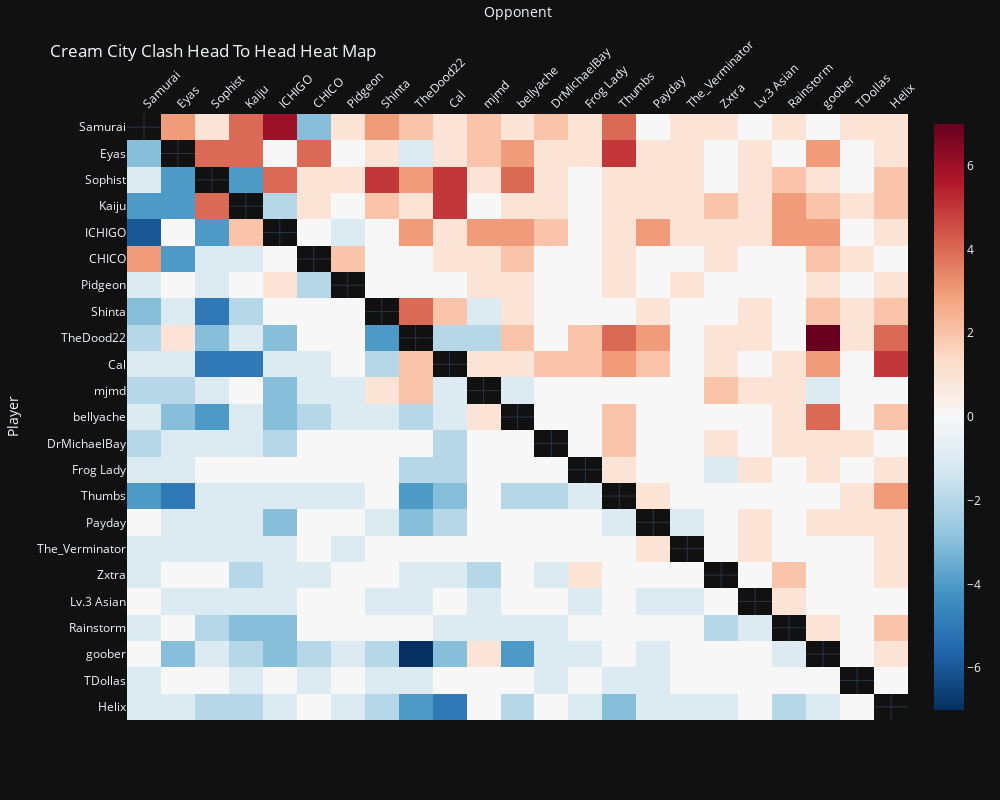

The cell this chart's notebook holds for it:
### Code cell
import plotly.express as px
import pandas as pd
import numpy as np 

# Read data from the main CSV file (Heatmap Data)
wl_file_path = "C:\\Users\\eyas1\\OneDrive\\Desktop\\UWM fall 2023 Smash Data\\REAL Cream City Clash Fall 2023 H2H Data.csv"
wl_df = pd.read_csv(wl_file_path, index_col=0)  # Assuming the first column is the index


# Transpose the DataFrame to switch rows and columns
wl_df_transposed = wl_df.T

# Create a heatmap using Plotly Express
fig = px.imshow(wl_df, color_continuous_scale='RdBu_r', aspect='auto')

# Get the list of player names in the order you want them to appear
players = wl_df_transposed.index.tolist()

# Customize the layout and display the plot
fig.update_layout(
    title='Cream City Clash Head To Head Heat Map',
    xaxis_title='Opponent',
    yaxis_title='Player',
    yaxis={'categoryorder':'array', 'categoryarray':players},  # Set category order to display Y-axis labels from the top
    xaxis_side='top',  # Move X-axis labels to the top
    xaxis_tickangle=-45,  # Rotate X-axis labels by 45 degrees counterclockwise
    template='plotly_dark',
    width=1000,  # Set the desired width
    height=800,  # Set the desired height
)

# Update the hovertemplate to include columns only from sets_played_df
fig.update_traces(
    hovertemplate='Player: %{y}<br>Opponent: %{x}<br>Set Differental: %{customdata}<br>',
    customdata=wl_df.applymap(lambda x: f'+{round(x)}' if np.isfinite(x) and x > 0 else round(x) if np.isfinite(x) else 'N/A').values
)

# Show the plot
fig.show()

### Figure 1 — Plotly figure (JSON) as saved in the notebook; plotly's stock layout.template omitted (floating-point values rounded to 4 significant figures; data arrays with more than 128 entries replaced by an {"elided": "..."} marker saying what was removed)
{"data": [{"coloraxis": "coloraxis", "customdata": {"elided": "23x23 mixed values"}, "hovertemplate": "Player: %{y}<br>Opponent: %{x}<br>Set Differental: %{customdata}<br>", "name": "0", "type": "heatmap", "x": ["Samurai", "Eyas", "Sophist", "Kaiju", "ICHIGO", "CHICO", "Pidgeon", "Shinta", "TheDood22", "Cal", "mjmd", "bellyache", "DrMichaelBay", "Frog Lady", "Thumbs", "Payday", "The_Verminator", "Zxtra", "Lv.3 Asian", "Rainstorm", "goober", "TDollas", "Helix"], "xaxis": "x", "y": ["Samurai", "Eyas", "Sophist", "Kaiju", "ICHIGO", "CHICO", "Pidgeon", "Shinta", "TheDood22", "Cal", "mjmd", "bellyache", "DrMichaelBay", "Frog Lady", "Thumbs", "Payday", "The_Verminator", "Zxtra", "Lv.3 Asian", "Rainstorm", "goober", "TDollas", "Helix"], "yaxis": "y", "z": {"elided": "23x23 int values"}}], "layout": {"coloraxis": {"colorscale": [[0, "rgb(5,48,97)"], [0.1, "rgb(33,102,172)"], [0.2, "rgb(67,147,195)"], [0.3, "rgb(146,197,222)"], [0.4, "rgb(209,229,240)"], [0.5, "rgb(247,247,247)"], [0.6, "rgb(253,219,199)"], [0.7, "rgb(244,165,130)"], [0.8, "rgb(214,96,77)"], [0.9, "rgb(178,24,43)"], [1, "rgb(103,0,31)"]]}, "height": 800, "margin": {"t": 60}, "title": {"text": "Cream City Clash Head To Head Heat Map"}, "width": 1000, "xaxis": {"anchor": "y", "domain": [0, 1], "side": "top", "tickangle": -45, "title": {"text": "Opponent"}}, "yaxis": {"anchor": "x", "autorange": "reversed", "categoryarray": ["Samurai", "Eyas", "Sophist", "Kaiju", "ICHIGO", "CHICO", "Pidgeon", "Shinta", "TheDood22", "Cal", "mjmd", "bellyache", "DrMichaelBay", "Frog Lady", "Thumbs", "Payday", "The_Verminator", "Zxtra", "Lv.3 Asian", "Rainstorm", "goober", "TDollas", "Helix"], "categoryorder": "array", "domain": [0, 1], "title": {"text": "Player"}}}}
